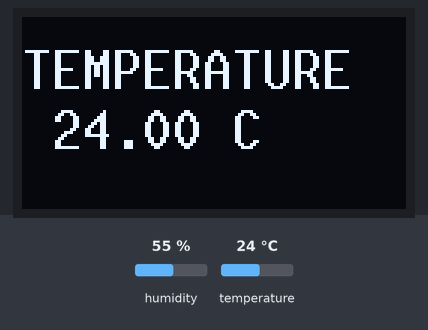
A sketch run on a simulated Arduino Uno, built with avr-gcc and run on an emulated ATmega328P. On the bench: 128×64 one-colour display. Inputs (shaded band) come from the test bench; at power-on: humidity 55 %, temperature 24 °C. What the sketch prints to the serial monitor is not drawn.

Above: at 1.3 s.
1.4 s: humidity set to 22 %
At 11.7 s:
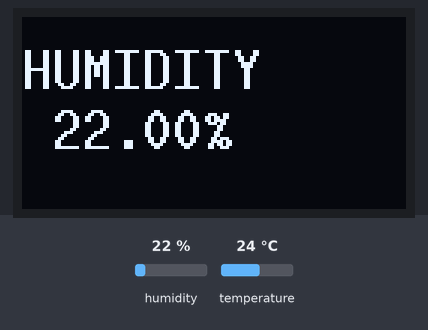
15.2 s: temperature set to 12 °C
At 22.6 s:
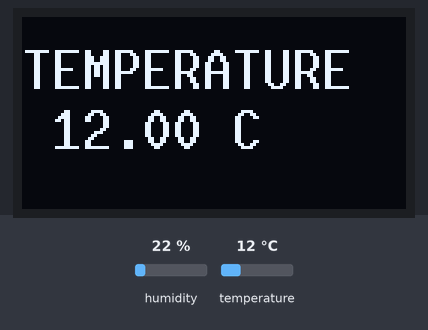
26.7 s: humidity set to 40 %
At 33.6 s:
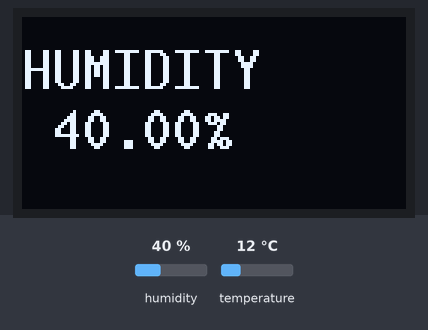
37.4 s: temperature set to 19 °C
At 44.5 s:
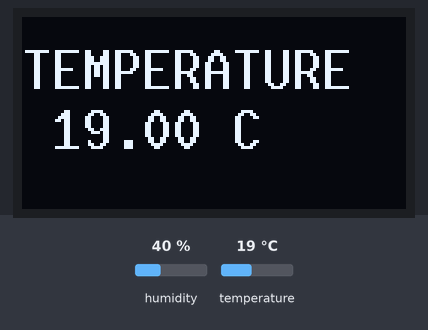
Timing chart, 0 to 46.0 s (numbered marks = the images above; inputs shaded):
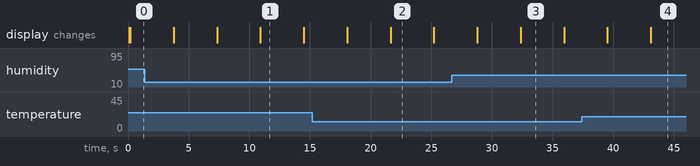

The sketch:

display_test.ino
```cpp
#include <U8g2lib.h>
#include <Wire.h>
#include "DHT.h"

//DHT
#define DHTPIN 4      // Pin connected to the sensor
#define DHTTYPE DHT11  // Use DHT11 or DHT22

DHT dht(DHTPIN, DHTTYPE);
U8G2_SH1106_128X64_NONAME_F_HW_I2C u8g2(U8G2_R0, U8X8_PIN_NONE);


void setup() {
  Serial.begin(9600);
  dht.begin();

  u8g2.begin();
  u8g2.clearDisplay();
  u8g2.clearBuffer();
  u8g2.setFont(u8g2_font_ncenB08_tr);
  u8g2.drawStr(3, 10, "Sempre a puxar!!!");
  u8g2.sendBuffer();

}

void loop()  {
   //DHT
  float temp = dht.readTemperature(); // Default is Celsius
  float hum = dht.readHumidity();

  Serial.print("Temp: ");
  Serial.print(temp);
  Serial.print("°C  Humidity: ");
  Serial.print(hum);
  Serial.println("%");

  u8g2.setFontPosCenter();

  u8g2.clearBuffer();
  u8g2.setFont(u8g2_font_10x20_te);
  char temperature[10];
  dtostrf(temp, 6, 2, temperature);
  char humidity[10];
  dtostrf(hum, 6, 2, humidity);

  u8g2.drawStr(0, 20, "TEMPERATURE");
  u8g2.drawStr(0, 40, strcat(temperature, " C"));
  u8g2.sendBuffer();

  delay(3500);

  u8g2.clearBuffer();
  u8g2.drawStr(0, 20, "HUMIDITY");
  u8g2.drawStr(0, 40, strcat(humidity, "%"));
  u8g2.sendBuffer();

  delay(3500);
}
```

Measured:
- after the input at 1.4 s, the display: first differs from a run without the input after 9.5 s (image 1)
- after the input at 15.2 s, the display: first differs from a run without the input after 6.4 s (image 2)
- after the input at 26.7 s, the display: first differs from a run without the input after 5.7 s (image 3)
- after the input at 37.4 s, the display: first differs from a run without the input after 5.7 s (image 4)
- what the display in image 1 shows lasts 3.6 s, from 10.9 s to 14.5 s
